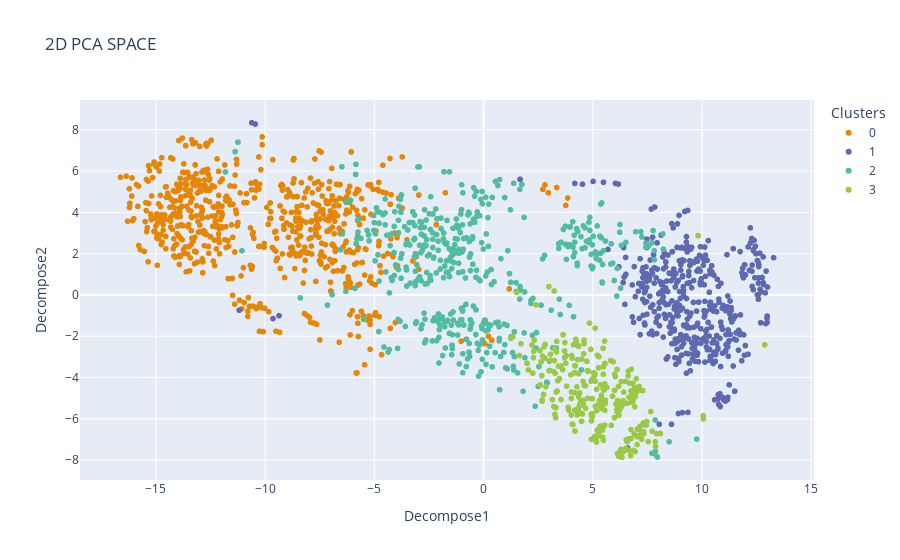

Here is the notebook cell this chart was saved with:
### Code cell
birch_tsne_2D_visuals = visual_tSNE_2D.copy()
birch_tsne_2D_visuals['Clusters'] = brc_cluster
plotter(birch_tsne_2D_visuals, expected_features= 2, opacity=0.8, width_line = 0.1)

### Figure 1 — Plotly figure (JSON) as saved in the notebook; plotly's stock layout.template omitted (floating-point values rounded to 4 significant figures; data arrays with more than 128 entries replaced by an {"elided": "..."} marker saying what was removed)
{"data": [{"hovertemplate": "Clusters=0<br>Decompose1=%{x}<br>Decompose2=%{y}<extra></extra>", "legendgroup": "0", "marker": {"color": "rgb(229, 134, 6)", "symbol": "circle"}, "mode": "markers", "name": "0", "showlegend": true, "type": "scattergl", "x": {"elided": "728 float values"}, "xaxis": "x", "y": {"elided": "728 float values"}, "yaxis": "y"}, {"hovertemplate": "Clusters=1<br>Decompose1=%{x}<br>Decompose2=%{y}<extra></extra>", "legendgroup": "1", "marker": {"color": "rgb(93, 105, 177)", "symbol": "circle"}, "mode": "markers", "name": "1", "showlegend": true, "type": "scattergl", "x": {"elided": "466 float values"}, "xaxis": "x", "y": {"elided": "466 float values"}, "yaxis": "y"}, {"hovertemplate": "Clusters=2<br>Decompose1=%{x}<br>Decompose2=%{y}<extra></extra>", "legendgroup": "2", "marker": {"color": "rgb(82, 188, 163)", "symbol": "circle"}, "mode": "markers", "name": "2", "showlegend": true, "type": "scattergl", "x": {"elided": "509 float values"}, "xaxis": "x", "y": {"elided": "509 float values"}, "yaxis": "y"}, {"hovertemplate": "Clusters=3<br>Decompose1=%{x}<br>Decompose2=%{y}<extra></extra>", "legendgroup": "3", "marker": {"color": "rgb(153, 201, 69)", "symbol": "circle"}, "mode": "markers", "name": "3", "showlegend": true, "type": "scattergl", "x": {"elided": "291 float values"}, "xaxis": "x", "y": {"elided": "291 float values"}, "yaxis": "y"}], "layout": {"legend": {"title": {"text": "Clusters"}, "tracegroupgap": 0}, "title": {"text": "2D PCA SPACE"}, "xaxis": {"anchor": "y", "domain": [0, 1], "title": {"text": "Decompose1"}}, "yaxis": {"anchor": "x", "domain": [0, 1], "title": {"text": "Decompose2"}}}}
